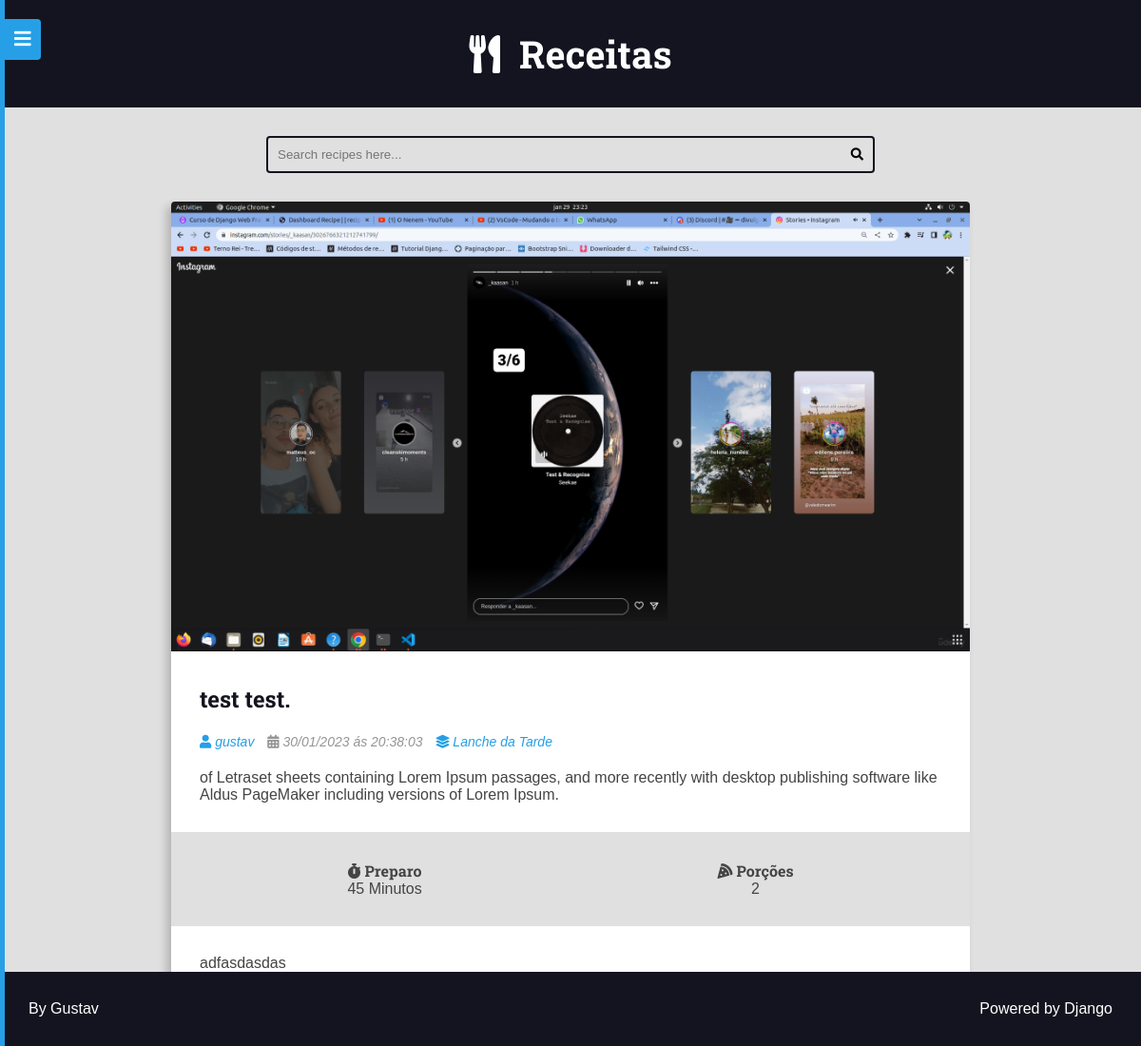
The page /recipes/48/ on the database its author committed.
### recipes/models.py (models this page shows, shortened)
class Recipe(models.Model):
    title = models.CharField(max_length=65)
    description = models.CharField(max_length=165)
    slug = models.SlugField(unique=True)
    preparation_time = models.IntegerField()
    preparation_time_unit = models.CharField(max_length=65)
    servings = models.IntegerField()
    servings_unit = models.CharField(max_length=65)
    preparation_steps = models.TextField()
    preparation_steps_is_html = models.BooleanField(default=False)
    created_at = models.DateTimeField(auto_now_add=True)
    updated_at = models.DateTimeField(auto_now=True)
    is_published = models.BooleanField(default=False)
    cover = models.ImageField(
        upload_to='recipes/covers/%Y/%m/%d/',  blank=True,  default=''
        )
    category = models.ForeignKey(
        Category, on_delete=models.SET_NULL, null=True, default=None
        )
    author = models.ForeignKey(User, on_delete=models.SET_NULL, null=True)
    tags = GenericRelation(Tag, related_query_name='recipes')

class Category(models.Model):
    name = models.CharField(max_length=60)

### recipes/views.py (the view)
# urls.py: path('recipes/<int:id>/', views.recipe, name='recipe'),
def recipe(request: HttpRequest, id: int) -> HttpResponse:
    recipe: Recipe = get_object_or_404(Recipe, id=id, is_published=True)
    return render(request, 'recipes/pages/recipe-view.html', context={
            'recipe': recipe,
            'is_detail_page': True
            })

### recipes/templates/recipes/pages/recipe-view.html (shortened to what this page needs)
{% extends 'global/base.html'%}
{% block 'content'%}
    <div class="main-content main-content-detail container">
        {% include 'recipes/partials/recipe.html'%}
    </div >
{% endblock%}

### recipes/templates/recipes/partials/recipe.html (shortened to what this page needs)
<div class="recipe recipe-list-item">
    <div class="recipe-cover">
        {% if recipe.cover%}
            <a href="{% url  'recipes:recipe' recipe.id %}">
            <img src="{{recipe.cover.url}}" alt="Temporário">
            </a>
        {% endif %}
    </div>
    <div class="recipe-title-container">
        <h2 class="recipe-title">
            <a href="{% url  'recipes:recipe' recipe.id %}">
                {{recipe.title}}.
            </a>
        </h2>
    </div>
    <div class="recipe-author">
        {% if recipe.author is not None %}
        <span class="recipe-author-item">
            {% if recipe.author.profile %}
                <a href="{% url 'authors:profile' recipe.author.profile.id %}">
            {% endif %}
            <i class="fas fa-user"></i>
            {% if recipe.author.first_name %}
                {{ recipe.author.first_name }} {{ recipe.author.last_name }}
            {% else %}
                {{ recipe.author.username }}
            {% endif %}
            {% if recipe.author.profile %}
                </a>
            {% endif %}
        </span>
    {% endif %}
        <span class="recipe-author-item">
            <i class="fas fa-calendar-alt"></i>
            {{recipe.created_at|date:"d/m/Y"}} ás {{recipe.created_at|date:"H:i:s"}}
        </span>
        {% if recipe.category is not None%}
            <span class="recipe-author-item">
                <a href="{% url 'recipes:category' recipe.category.id %}">
                    <i class="fas fa-layer-group"></i>
                    <span>{{recipe.category.name}}</span>
                </a>
            </span>
        {% endif %}
    </div>
    <div class="recipe-content">
        <p>{{recipe.description}}</p>
    </div>
    <div class="recipe-meta-container">
        <div class="recipe-meta recipe-preparation">
            <h3 class="recipe-meta-title"><i class="fas fa-stopwatch"></i> Preparo</h3>
            <div class="recipe-meta-text">
                {{recipe.preparation_time}} {{recipe.preparation_time_unit}}
            </div>
        </div>
        <div class="recipe-meta recipe-servings">
            <h3 class="recipe-meta-title"><i class="fas fa-pizza-slice"></i> Porções</h3>
            <div class="recipe-meta-text">
                {{recipe.servings}} {{recipes.servings_unit}}
            </div>
        </div>
    </div>
    {% if is_detail_page is True %}
        <div class="preparation-steps">
            {{ recipe.preparation_steps|linebreaksbr }}
        </div style="margin-bottom: 240px">
    {% endif %}
    {% if recipe.tags.all %}
    <p>
        {% for tag in recipe.tags.all %}
            <a href="{% url 'recipes:tag' tag.slug %}">
            </a>,
        {% endfor %}
    </p>
{% endif %}
</div>

### base_static/global/css/style.css (style rules this page uses)
:root { --color-primary: #269fe6; --color-primary-hover: #2086c2; --color-primary-dark: #13141f; --color-primary-dark-hover: #212336; --color-primary-light: #d4ecfa; --color-primary-light-hover: #bdd8e7; --color-white: #fff; --color-black: #000; --color-dark-text: #444; --color-info-light: #cce5ff; --color-debug-light: #cce5ff; --color-success-light: #d4edda; --color-alert-light: #fff3cd; --color-warning-light: #fff3cd; --color-error-light: #f8d7da; --color-info-dark: #4d86c4; --color-debug-dark: #4d86c4; --color-success-dark: #4a9c5d; --color-alert-dark: #927f40; --color-warning-dark: #927f40; --color-error-dark: #da525d; --color-gray-0: #f9f9f9; --color-gray-1: #e0e0e0; --color-gray-2: #c7c7c7; --color-gray-3: #aeaeae; --color-gray-4: #959595; --color-gray-5: #7d7d7d; --color-gray-6: #646464; --color-gray-7: #4b4b4b; --color-gray-8: #323232; --color-gray-9: #191919; --font-primary: sans-serif; --font-headings: 'Roboto Slab', serif; --spacing-gutter-medium: 3rem; --spacing-gutter-large: 4rem; }
* { padding: 0; margin: 0; box-sizing: border-box; }
html { font-size: 62.5%; }
body { font-size: 1.6rem; font-family: var(--font-primary); background: var(--color-gray-1); color: var(--color-dark-text); }
h1, h2, h3, h4, h5, h6 { font-family: var(--font-headings); }
img { max-width: 100%; }
a { color: var(--color-primary); text-decoration: none; }
.container { max-width: 144rem; margin: 0 auto; padding: var(--spacing-gutter-medium); }
.main-content { padding-top: 0; }
.recipe { background: var(--color-white); box-shadow: -5px 5px 10px rgba(0, 0, 0, 0.2); transform: scale(1); transition: all 300ms ease-in-out; border-radius: 0.4rem; overflow: hidden; }
.recipe img { max-width: 100%; }
.recipe-list-item { max-width: 64rem; height: fit-content; }
.recipe-title-container { padding: var(--spacing-gutter-medium); padding-bottom: 2rem; }
.recipe-title-container a { text-decoration: none; color: var(--color-primary-dark); }
.recipe-author { padding: 0 var(--spacing-gutter-medium); }
.recipe-content { padding: var(--spacing-gutter-medium); padding-top: 2rem; }
.recipe-author-item { color: var(--color-gray-4); margin-right: 1rem; font-style: italic; font-size: 1.4rem; }
.recipe-author a { color: var(--color-primary); transition: all 300ms ease-in-out; text-decoration: none; }
.recipe-meta-container { display: flex; flex-flow: row wrap; padding: var(--spacing-gutter-medium); background: var(--color-gray-1); }
.recipe-meta { display: flex; flex-flow: column nowrap; flex-shrink: 1; flex-grow: 1; text-align: center; }
.recipe-meta-title { font-size: 1.6rem; }
.preparation-steps { padding: var(--spacing-gutter-medium); }
.main-content-detail .recipe-list-item { max-width: 84rem; margin: 0 auto; }

### rows shown on the page
Recipe: cover (picture), title "test test", author.username "gustav", created_at "30/01/2023", created_at "20:38:03", category.name "Lanche da Tarde", description "of Letraset sheets containing Lorem Ipsum passages, and more recently with desktop publishing software like Aldus PageMaker including versions of Lorem Ipsum.", preparation_time "45", preparation_time_unit "Minutos", servings "2", preparation_steps "adfasdasdas"
